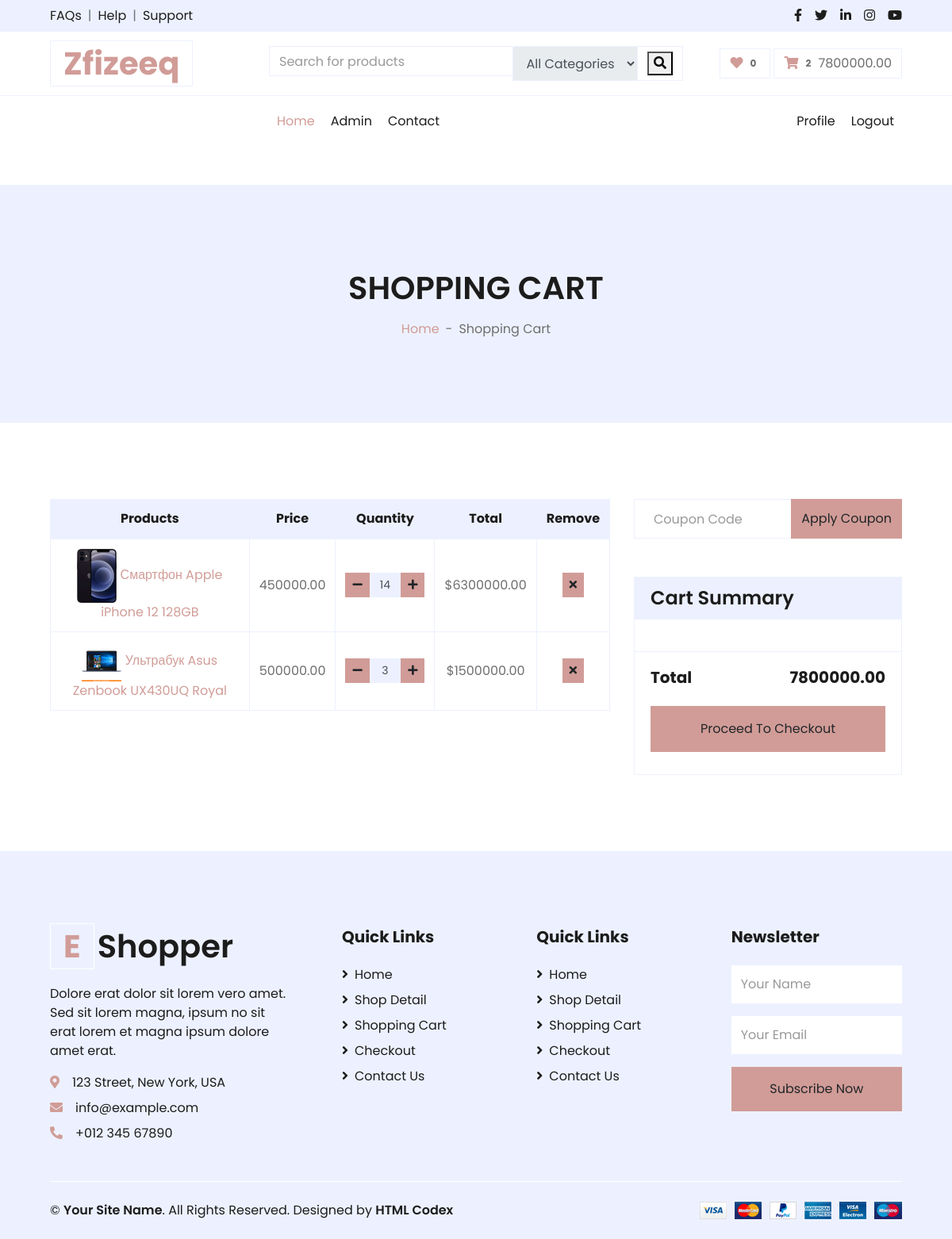
The page /order/shopcart/ (signed in) on the database as committed earlier.
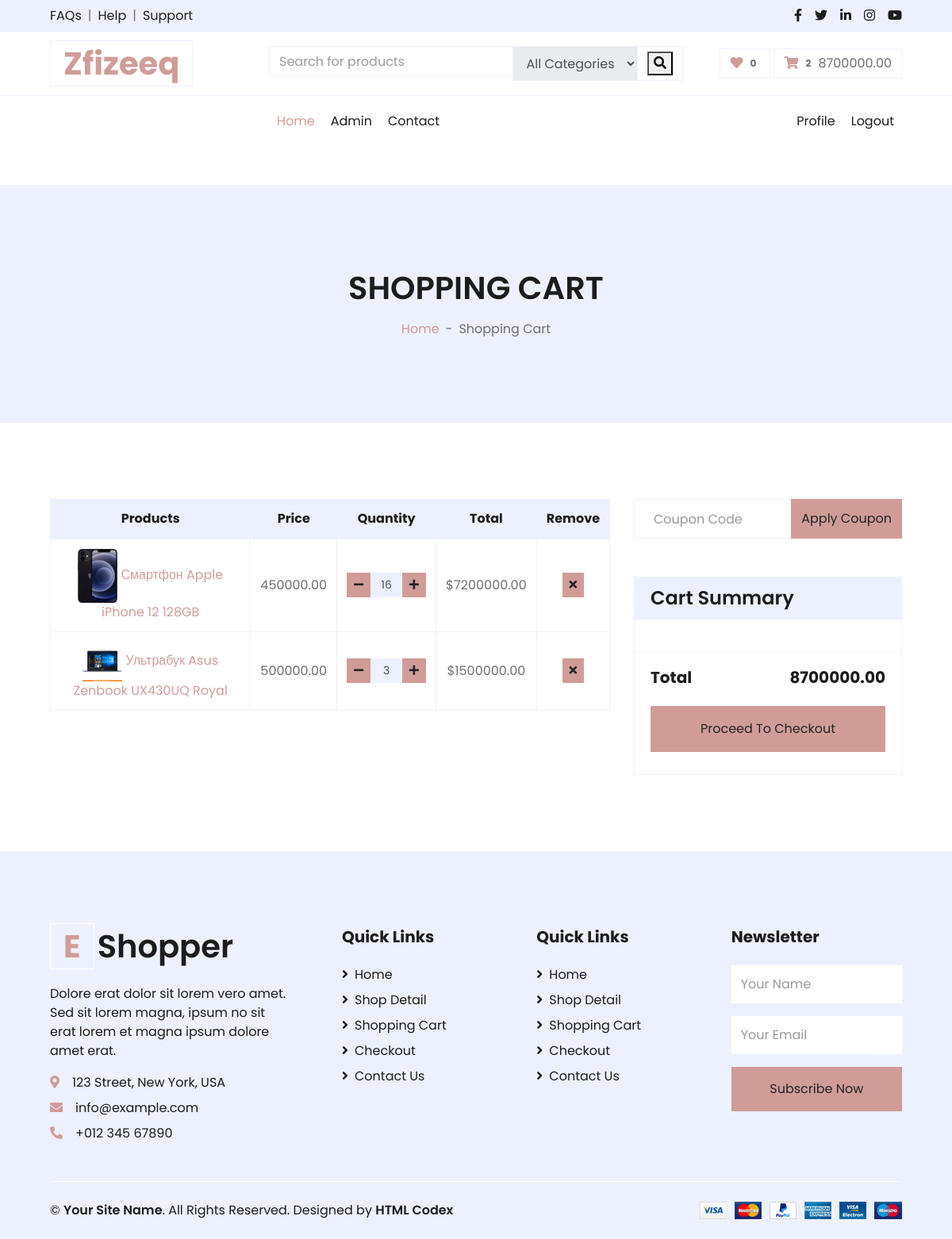
The same page on the database as committed later.
### order/models.py (models this page shows, shortened)
class ShopCart(models.Model):
    user = models.ForeignKey(User, on_delete=models.SET_NULL, null=True)
    product = models.ForeignKey(Product, on_delete=models.SET_NULL, null=True)
    quantity = models.IntegerField()
    @property
    def price(self):
        return self.product.price
    @property
    def amount(self):
        return self.quantity * self.price

### product/models.py (models this page shows, shortened)
class Product(models.Model):
    STATUS = (
        ('True', 'True'),
        ('False', 'False'),
    )
    category = models.ForeignKey(Category, on_delete=models.CASCADE)
    title = models.CharField(max_length=150)
    keywords = models.CharField(max_length=255)
    description = models.TextField(max_length=255)
    image = models.ImageField(upload_to='images/', null=False)
    price = models.DecimalField(max_digits=12, decimal_places=2, default=0)
    amount = models.IntegerField(default=0)
    minamount = models.IntegerField()
    detail = RichTextField()  # models.TextField()
    slug = models.SlugField(null=False, unique=True)
    status = models.CharField(max_length=10, choices=STATUS)
    create_at = models.DateTimeField(auto_now_add=True)
    update_at = models.DateTimeField(auto_now=True)

### order/views.py (the view)
# urls.py: path('shopcart/', shopcart, name='shopcart'),
def shopcart(request):
    setting = Setting.objects.filter(status=True).first()
    category = Category.objects.all()
    current_shopcart = ShopCart.objects.filter(user_id=request.user.id)
    total = 0
    for sc in current_shopcart:
        total += sc.product.price * sc.quantity
    context = {
        'setting': setting,
        'category': category,
        'shopcart': current_shopcart,
        'total': total
    }
    return render(request, 'core/cart.html', context)

### templates/core/cart.html (shortened to what the changed rows need)
{% extends 'core/layout.html' %}
{% load static %}
{% block content %}
    <div class="container-fluid bg-secondary mb-5">
        <div class="d-flex flex-column align-items-center justify-content-center" style="min-height: 300px">
            <h1 class="font-weight-semi-bold text-uppercase mb-3">Shopping Cart</h1>
        </div>
    </div>
    <div class="container-fluid pt-5">
        <div class="row px-xl-5">
            <div class="col-lg-8 table-responsive mb-5">
                <table class="table table-bordered text-center mb-0">
                    <thead class="bg-secondary text-dark">
                        <tr>
                            <th>Products</th>
                            <th>Price</th>
                            <th>Quantity</th>
                            <th>Total</th>
                            <th>Remove</th>
                        </tr>
                    </thead>
                    <tbody class="align-middle">
                        {% for sc in shopcart %}
                        <tr>
                            <td class="align-middle">
                                <img src="{{ sc.product.image.url }}" alt="" style="width: 50px;">
                                <a href="/p/products/{{sc.product.id}}/{{sc.product.slug}}">{{sc.product.title}}</a>
                            </td>
                            <td class="align-middle">{{sc.product.price}}</td>
                            <td class="align-middle">
                                <div class="input-group quantity mx-auto" style="width: 100px;">
                                    <div class="input-group-btn">
                                        <button class="btn btn-sm btn-primary btn-minus" >
                                        <i class="fa fa-minus"></i>
                                        </button>
                                    </div>
                                    <input type="text" class="form-control form-control-sm bg-secondary text-center" value="{{sc.quantity}}">
                                    <div class="input-group-btn">
                                        <button class="btn btn-sm btn-primary btn-plus">
                                            <i class="fa fa-plus"></i>
                                        </button>
                                    </div>
                                </div>
                            </td>
                            <td class="align-middle">${{sc.amount}}</td>
                            <td class="align-middle"><a href="/order/shopcart/deleteitem/{{ sc.id }}" class="btn btn-sm btn-primary" onclick="return confirm('Are you sure delete? {{ sc.product.title }} from shopcart')"><i class="fa fa-times"></i></a></td>
                        </tr>
                        {% endfor %}
                    </tbody>
                </table>
            </div>
            <div class="col-lg-4">
                <div class="card border-secondary mb-5">
                    <div class="card-footer border-secondary bg-transparent">
                        <div class="d-flex justify-content-between mt-2">
                            <h5 class="font-weight-bold">Total</h5>
                            <h5 class="font-weight-bold">{{total}}</h5>
                        </div>
                    </div>
                </div>
            </div>
        </div>
    </div>
{% endblock %}
{% block footer %}
    {% include 'core/footer.html' %}
{% endblock %}

### templates/core/header.html (shortened to what this page needs)
{% load mptt_tags %}
    <link rel="stylesheet" href="https://ajax.googleapis.com/ajax/libs/jqueryui/1.11.4/themes/smoothness/jquery-ui.css">
    <div class="container-fluid">
        <div class="row bg-secondary py-2 px-xl-5">
            <div class="col-lg-6 d-none d-lg-block">
                <div class="d-inline-flex align-items-center">
                    <a class="text-dark" href="">FAQs</a>
                    <span class="text-muted px-2">|</span>
                    <a class="text-dark" href="">Help</a>
                    <span class="text-muted px-2">|</span>
                    <a class="text-dark" href="">Support</a>
                </div>
            </div>
            <div class="col-lg-6 text-center text-lg-right">
                <div class="d-inline-flex align-items-center">
                    <a class="text-dark px-2" href="">
                        <i class="fab fa-facebook-f"></i>
                    </a>
                    <a class="text-dark px-2" href="">
                        <i class="fab fa-twitter"></i>
                    </a>
                    <a class="text-dark px-2" href="">
                        <i class="fab fa-linkedin-in"></i>
                    </a>
                    <a class="text-dark px-2" href="">
                        <i class="fab fa-instagram"></i>
                    </a>
                    <a class="text-dark pl-2" href="">
                        <i class="fab fa-youtube"></i>
                    </a>
                </div>
            </div>
        </div>
        <div class="row align-items-center py-3 px-xl-5">
            <div class="col-lg-3 d-none d-lg-block">
                <a href="{% url 'core:index' %}" class="text-decoration-none">
                    <h1 class="m-0 display-5 font-weight-semi-bold"><span class="text-primary font-weight-bold border px-3 mr-1">{{setting.company}}</span></h1>
                </a>
            </div>
            <div class="col-lg-6 col-6 text-left">
                <form method="POST" action="{% url 'core:search' %}">
                    <div class="input-group">
                        <input id="query" name="query" type="text" class="form-control" placeholder="Search for products">
                        <div class="input-group-append">
                            <select id="cat" name="cat" class="input-group-text">
                                <option value="0">All Categories</option>
                            </select>
                            <span class="input-group-text bg-transparent text-primary">
                                <button type="submit"><i class="fa fa-search"></i></button>
                            </span>
                        </div>
                    </div>
                </form>
            </div>
            <div class="col-lg-3 col-6 text-right">
                <a href="" class="btn border">
                    <i class="fas fa-heart text-primary"></i>
                    <span class="badge">0</span>
                </a>
                <a href="/order/shopcart/" class="btn border">
                    <i class="fas fa-shopping-cart text-primary"></i>
                    <span class="badge">{{shopcart|length}}</span>
                    <span>{{ total }}</span>
                </a>
            </div>
        </div>
    </div>

Rows that differ between the two databases and show on the page:
changed ShopCart "Смартфон Apple iPhone 12 128GB": quantity "14" → "16"; amount "6300000.00" → "7200000.00"
Other text that changed with them:
{{ total }}: "7800000.00" → "8700000.00"
